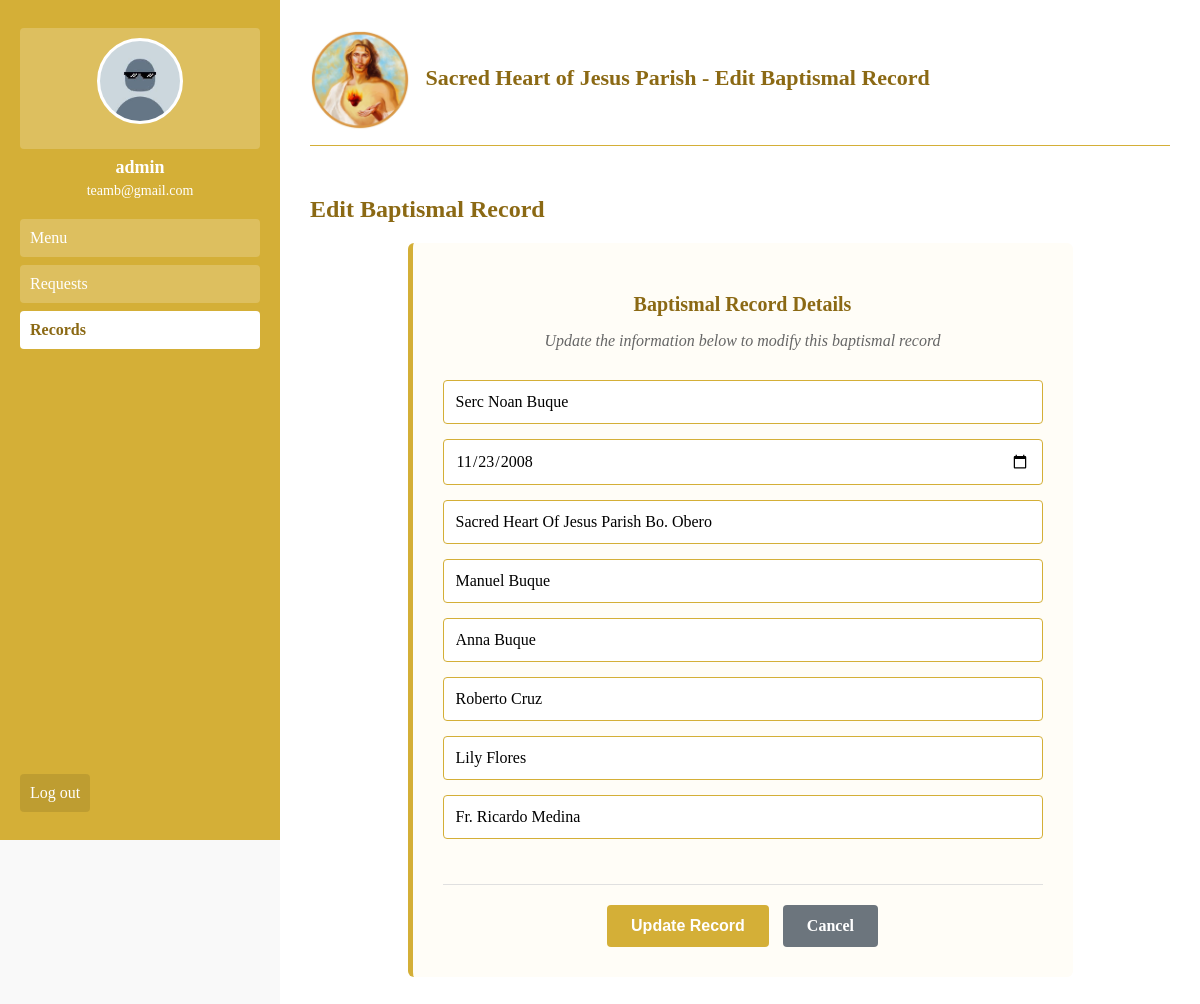
Screenshot of /edit_baptismal.php?id=2 (signed in) with the database file from the repository.
### tables this page shows
CREATE TABLE `BaptismalRecords` (
  `baptismalrecord_id` int NOT NULL,
  `admin_id` int DEFAULT NULL,
  `full_name` varchar(100) DEFAULT NULL,
  `date_baptism` date DEFAULT NULL,
  `place_baptism` varchar(255) DEFAULT NULL,
  `father_name` varchar(100) DEFAULT NULL,
  `mother_name` varchar(100) DEFAULT NULL,
  `godfather` varchar(255) DEFAULT NULL,
  `godmother` varchar(255) DEFAULT NULL,
  `priest_name` varchar(100) DEFAULT NULL
);

### edit_baptismal.php (the view, shortened to what this page needs)
<?php
include 'shjpdb.php';
$username = $_SESSION["username"];
$sql_admin = "SELECT name, email FROM Administrator WHERE username = ?";
$stmt_admin = $conn->prepare($sql_admin);
$stmt_admin->bind_param("s", $username);
$stmt_admin->execute();
$result_admin = $stmt_admin->get_result();
$admin = $result_admin->fetch_assoc();
$id = $_GET['id'];
$sql = "SELECT * FROM BaptismalRecords WHERE baptismalrecord_id = ?";
$stmt = $conn->prepare($sql);
$stmt->bind_param("i", $id);
$stmt->execute();
$result = $stmt->get_result();
$record = $result->fetch_assoc();
?>
<!DOCTYPE html>
<html>
<head>
</head>
<body>
    <div class="sidebar">
        <a href="admin_profile.php">
            <img src="images/profile.jpeg" alt="Profile">
        </a>
        <div class="username"><?php echo htmlspecialchars($_SESSION['username']); ?></div>
        <div class="email"><?php echo htmlspecialchars($admin['email']); ?></div>
        <a href="admin_dashboard.php">Menu</a>
        <a href="requests_page.php">Requests</a>
        <a href="records.php" class="active">Records</a>
        <a href="logout.php" class="logout">Log out</a>
    </div>
    <div class="main">
        <div class="header">
            <img src="images/logo2.png" alt="Logo" class="logo"> Sacred Heart of Jesus Parish - Edit Baptismal Record
        </div>
        <h2>Edit Baptismal Record</h2>
        <form method="post" class="form-container">
            <h3>Baptismal Record Details</h3>
            <p>Update the information below to modify this baptismal record</p>
            <input type="text" id="full_name" name="full_name" placeholder="Full Name" value="<?= htmlspecialchars($record['full_name']) ?>" required>
            <input type="date" id="date_baptism" name="date_baptism" value="<?= $record['date_baptism'] ?>" required>
            <input type="text" id="place_baptism" name="place_baptism" placeholder="Place of Baptism" value="<?= htmlspecialchars($record['place_baptism']) ?>" required>
            <input type="text" id="father_name" name="father_name" placeholder="Father's Name" value="<?= htmlspecialchars($record['father_name']) ?>" required>
            <input type="text" id="mother_name" name="mother_name" placeholder="Mother's Name" value="<?= htmlspecialchars($record['mother_name']) ?>" required>
            <input type="text" id="godfather" name="godfather" placeholder="Godfather" value="<?= htmlspecialchars($record['godfather']) ?>" required>
            <input type="text" id="godmother" name="godmother" placeholder="Godmother" value="<?= htmlspecialchars($record['godmother']) ?>" required>
            <input type="text" id="priest_name" name="priest_name" placeholder="Priest Name" value="<?= htmlspecialchars($record['priest_name']) ?>" required>
            <div class="form-actions">
                <input type="submit" value="Update Record" class="submit-btn">
                <a href="baptismal_records.php" class="cancel-btn">Cancel</a>
            </div>
        </form>
    </div>
</body>
</html>

### edit_baptismal.php (style rules this page uses)
body { font-family: 'Times New Roman', serif; margin: 0; background-color: #f9f9f9; }
.sidebar { width: 240px; background-color: #d4af37; padding: 20px; height: 100vh; position: fixed; left: 0; top: 0; }
.sidebar img { width: 80px; height: 80px; border-radius: 50%; margin-bottom: 15px; border: 3px solid white; background-color: white; display: block; margin-left: auto; margin-right: auto; }
.sidebar .username { color: white; font-size: 18px; font-weight: bold; text-align: center; margin-bottom: 5px; }
.sidebar .email { color: white; font-size: 14px; text-align: center; margin-bottom: 20px; }
.sidebar a { display: block; margin: 8px 0; padding: 10px; text-decoration: none; background-color: rgba(255, 255, 255, 0.2); color: white; border-radius: 4px; transition: all 0.3s; font-size: 16px; }
.sidebar a.active { background-color: white; color: #8b6914; font-weight: bold; }
.logout { position: absolute; bottom: 20px; left: 20px; background-color: rgba(0,0,0,0.1) !important; }
.main { margin-left: 280px; padding: 30px; background-color: white; min-height: 100vh; display: flex; flex-direction: column; align-items: center; }
.header { color: #8b6914; font-size: 22px; font-weight: bold; border-bottom: 1px solid #d4af37; padding-bottom: 15px; margin-bottom: 30px; width: 100%; text-align: left; }
.logo { width: 100px; vertical-align: middle; margin-right: 10px; }
h2 { color: #8b6914; font-size: 24px; margin-bottom: 20px; width: 100%; text-align: left; }
.form-container { background-color: #fffdf7; padding: 30px; border-left: 5px solid #d4af37; border-radius: 6px; width: 100%; max-width: 600px; }
.form-container h3 { color: #8b6914; font-size: 20px; margin-bottom: 10px; text-align: center; }
.form-container p { color: #666; text-align: center; margin-bottom: 30px; font-style: italic; }
input[type="text"], input[type="date"] { width: 100%; padding: 12px; border: 1px solid #d4af37; border-radius: 4px; font-size: 16px; font-family: 'Times New Roman', serif; box-sizing: border-box; margin-bottom: 15px; }
input[type="text"]::placeholder { color: #999; font-style: italic; }
.form-actions { text-align: center; margin-top: 30px; padding-top: 20px; border-top: 1px solid #e0e0e0; }
.submit-btn { background-color: #d4af37; color: white; padding: 12px 24px; border: none; border-radius: 4px; font-size: 16px; font-weight: bold; cursor: pointer; margin-right: 10px; }
.cancel-btn { background-color: #6c757d; color: white; padding: 12px 24px; border: none; border-radius: 4px; font-size: 16px; font-weight: bold; text-decoration: none; display: inline-block; }

### rows the page displays
baptismalrecords: full_name "Serc Noan Buque", date_baptism "11/23/2008", place_baptism "Sacred Heart Of Jesus Parish Bo. Obero", father_name "Manuel Buque", mother_name "Anna Buque", godfather "Roberto Cruz", godmother "Lily Flores", priest_name "Fr. Ricardo Medina"

### other values shown
$_SESSION['username'] "admin"
$admin['email'] "teamb@gmail.com"
